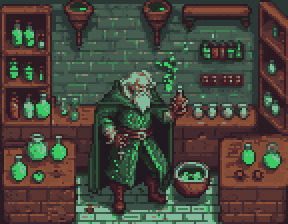
#> input picture assets/art/alchimiste.png, 144 x 112 px (shown 2 times larger)
$ python -i build_trailer.py   (imports and definitions only)
#> lines starting #> are read from the running program, lines starting #| are printed output that depends on the picture
"""Bande-annonce d'Arcanes & Lames (72 s, 1920 × 1080, 30 images/s), sans voix, textes en français
incrustés et sous-titres dans les 6 langues du jeu.

  python tools/trailer/build_trailer.py <dossier des images de gameplay> [--preview=<seconde>]

1. Images de gameplay : capturées par tests/trailer_capture.tscn (voir son en-tête). La partie est
   reproductible (graine fixe) : les numéros d'image ci-dessous (clip(...)) correspondent à cette capture.
2. Musique : tools/trailer/music.mp3 (ComfyUI, ACE-Step, tools/comfy_workflows/chiptune_music.json, graine 7301).
3. Illustrations : tools/trailer/art_*.png (ComfyUI, SDXL + pixel-art-xl, pixelisées comme les fonds du jeu).
4. Sortie : dist/trailer/arcanes_trailer.mp4 (sous-titres intégrés) + arcanes_trailer_<langue>.vtt
   et une image d'aperçu (poster.jpg) pour la page d'accueil.
"""
import json
import math
import os
import random
import subprocess
import sys

import imageio_ffmpeg
from PIL import Image, ImageDraw, ImageFilter, ImageFont

ROOT = os.path.dirname(os.path.dirname(os.path.dirname(os.path.abspath(__file__))))
HERE = os.path.dirname(os.path.abspath(__file__))
OUT = os.path.join(ROOT, "build", "trailer")
# [1 line that did not run here, left out]
W, H, FPS, DUR = 1920, 1080, 30, 72.0
GOLD, NIGHT, CREAM, EMBER = (242, 193, 78), (26, 18, 32), (245, 233, 208), (224, 112, 58)
FONT_TITLE = os.path.join(ROOT, "assets", "fonts", "ArcanesPixel.ttf")
FONT_TEXT = os.path.join(ROOT, "assets", "fonts", "PixelifySans.ttf")
# [1 line not run here, left out]
FRAMES = ""


# ------------------------------------------------------------------ outils

def ease_out(x):
    x = min(max(x, 0.0), 1.0)
    return 1 - (1 - x) ** 3


# [4 lines left out: function ease_out_back, not called in this run]


def clamp01(x):
    return min(max(x, 0.0), 1.0)


# [5 lines left out: function fade, not called in this run]


_cache = {}


# [17 lines left out: functions art, cover, not called in this run]


def gameplay(n):
    return Image.open(os.path.join(FRAMES, f"f{int(n):05d}.jpg")).convert("RGB")


def darken(im, k):
    return Image.blend(im, Image.new("RGB", im.size, (0, 0, 0)), clamp01(k))


def flash(im, a, color=(255, 244, 220)):
    return Image.blend(im, Image.new("RGB", im.size, color), clamp01(a)) if a > 0 else im


# [57 lines left out: functions font, text_layer, paste, caption, not called in this run]


class Particles:
    """Braises / étincelles carrées (style pixel) qui montent en scintillant."""

    def __init__(self, n, seed, colors, size=(4, 11), speed=(60, 190), area=(0, W)):
        rnd = random.Random(seed)
        self.p = [(rnd.uniform(*area), rnd.uniform(0, H + 200), rnd.uniform(*speed), rnd.randint(*size),
                   rnd.choice(colors), rnd.uniform(0, 6.28), rnd.uniform(0.6, 2.2)) for _ in range(n)]

    # [16 lines left out: function draw, not called in this run]


EMBERS = Particles(140, 1, [(255, 150, 60), (255, 200, 90), (230, 90, 40), (255, 230, 150)])
SPARKS = Particles(90, 2, [(255, 240, 180), (255, 215, 110), (255, 255, 255)], size=(3, 7), speed=(30, 90))
#> further down, picture is the input picture: PIL image 144x112 RGB; mean R, G, B 72.8, 71, 60.3


def vignette():
    if "vig" not in _cache:
        small = Image.new("L", (192, 108), 0)
#> small: PIL image 192x108 L; every value is 0
        d = ImageDraw.Draw(small)
        for i in range(60):
            v = int(255 * (i / 60) ** 2.2)
            d.ellipse((-40 + i * 1.6, -30 + i * 0.9, 232 - i * 1.6, 138 - i * 0.9), fill=255 - v)
        mask = small.resize((W, H), Image.BILINEAR).filter(ImageFilter.GaussianBlur(30))
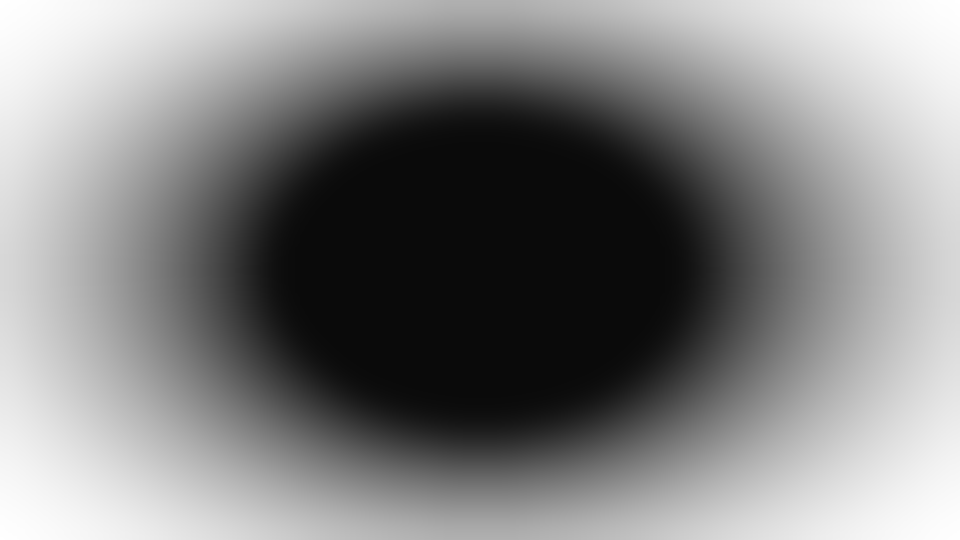
#> mask: PIL image 1920x1080 L (shown at 1/2 size); min 10, max 255, mean 129
        v = Image.new("RGBA", (W, H), (5, 2, 8, 0))
        v.putalpha(mask.point(lambda x: int(x * 0.85)))
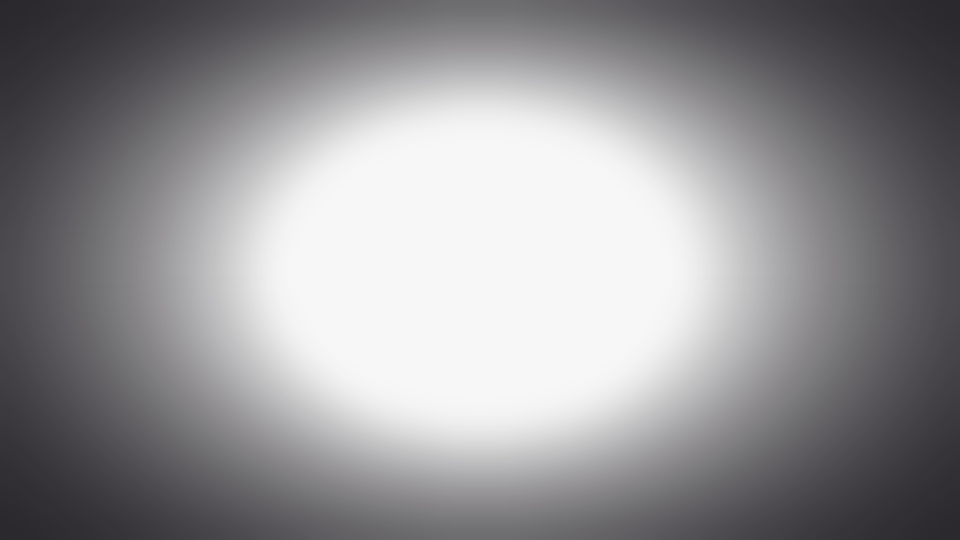
#> v: PIL image 1920x1080 RGBA (shown at 1/2 size); mean R, G, B, A 5, 2, 8, 109.2; transparent parts drawn white
        _cache["vig"] = v
    return _cache["vig"]


def with_vignette(frame, k=1.0):
    v = vignette()
    if k < 1:
        v = v.copy()
        v.putalpha(v.getchannel("A").point(lambda x: int(x * k)))
#> (the run stopped early here; a loop or call above may not have finished)
